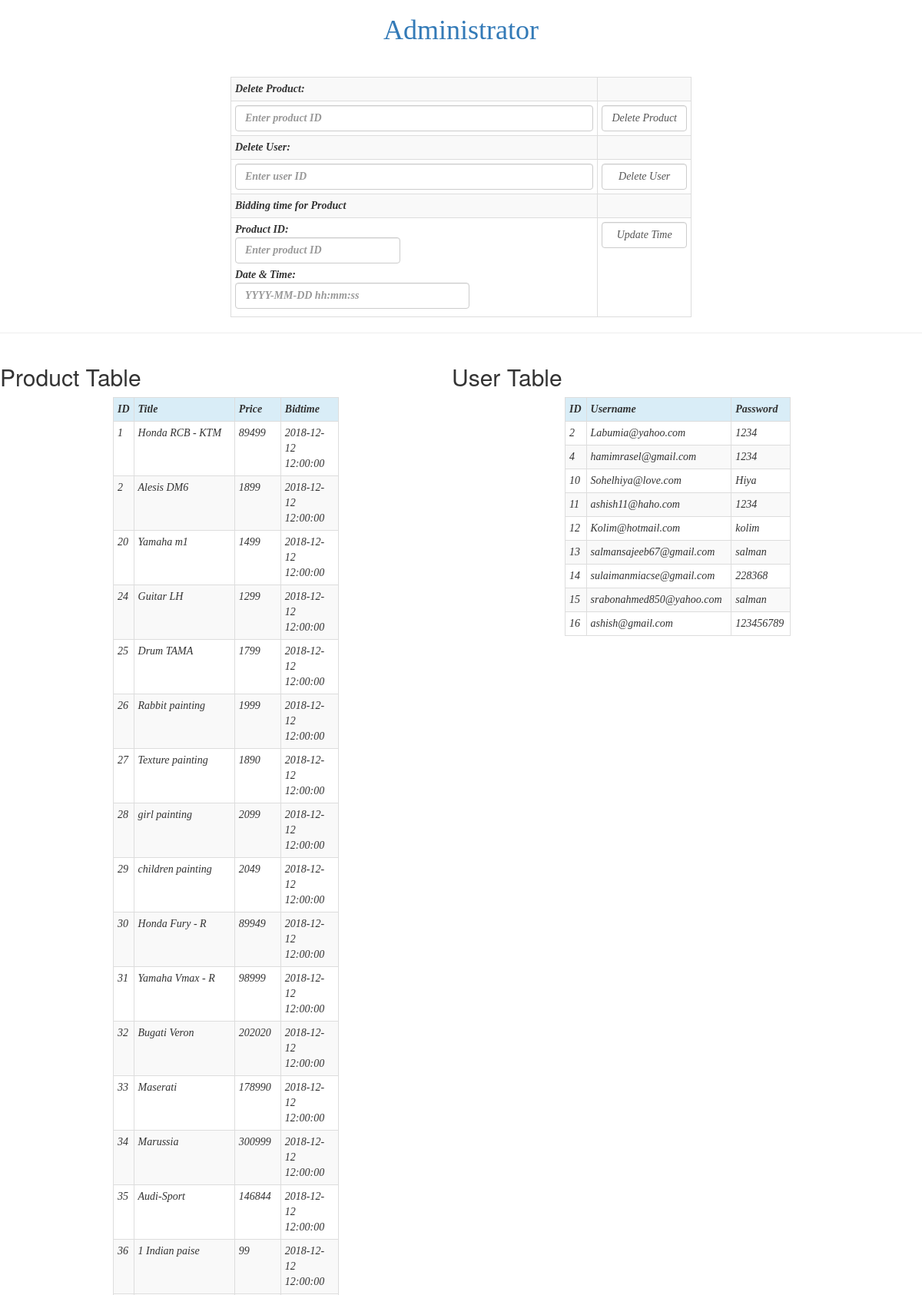
The app's page /admin/index.php (upper part) with its own data.
### tables this page shows
CREATE TABLE `addproducts` (
  `pid` int(11) NOT NULL,
  `title` text NOT NULL,
  `descri` text NOT NULL,
  `price` int(20) NOT NULL,
  `btime` datetime NOT NULL,
  `cid` int(11) NOT NULL,
  `image` text NOT NULL,
  `name` text NOT NULL,
  `email` text NOT NULL,
  `mob` text NOT NULL
);

CREATE TABLE `details` (
  `uid` int(11) NOT NULL,
  `Email` text NOT NULL,
  `FirstName` text NOT NULL,
  `LastName` text NOT NULL,
  `Mob` text NOT NULL,
  `password` text NOT NULL
);

### admin/index.php (the view, shortened to what this page needs)
<!DOCTYPE html>
<head>
<link href="../view/css/bootstrap.min.css" rel="stylesheet">
</head>
<body>
<div align="center">
  <a href="index.php"><h1 class="style2" style="font-family:Georgia, 'Times New Roman', Times, serif">Administrator</h1></a>
  <p>&nbsp;</p>
  <form id="form1" name="form1" method="post" action="">
    <table class="table table-striped table-bordered table-hover table-condensed" style="width: 50%">
      <tr>
        <th><div>Delete Product: </div></th>
        <td>&nbsp;</td>
      </tr>
      <tr>
        <th>
          <input type="text" class="form-control" name="pid" placeholder="Enter product ID" />
        </th>
        <td><input class="form-control" name="dltpr" type="submit" id="dltpr" value="Delete Product" /></td>
      </tr>
      <tr>
        <th><div>Delete User: </div></th>
        <td>&nbsp;</td>
      </tr>
      <tr>
        <th><div>
          <input type="text" class="form-control" name="uid" placeholder="Enter user ID" />
        </div></th>
        <td><input class="form-control" name="dltuser" type="submit" id="dltuser" value="Delete User" /></td>
      </tr>
      <tr>
        <th><div>Bidding time for Product </div></th>
        <td>&nbsp;</td>
      </tr>
      <tr>
        <th><div>
          <label>Product ID:&nbsp; &nbsp;
          <input type="text" class="form-control" name="prid" placeholder="Enter product ID" style="width: 215px" />
          </label>
          <label>Date &amp; Time:
            <input type="text" class="form-control" name="bidtime" placeholder="YYYY-MM-DD hh:mm:ss" style="width: 305px" />
           </label>
        </div></th>
        <td><input class="form-control" name="btime" type="submit" id="btime" value="Update Time" /></td>
      </tr>
    </table>
  </form>
  <hr>
</div>
<div style="width: 100%">
<?php
$conn = new mysqli("localhost", "root", "", "nilamee");
if (isset($_POST['dltpr'])) {
	echo '<div style="width:49%; float:left;"><h2>Product Table</h2>';
	$id=$_REQUEST['pid'];
	$sql = "DELETE FROM addproducts WHERE pid=$id";
	$conn -> query($sql);
	$sql = "SELECT pid,title,price,btime FROM addproducts ORDER BY pid";
	$result = $conn -> query($sql);
	if ($result -> num_rows > 0) {
	echo '
	<table class="table table-striped table-bordered table-hover table-condensed" align="center" style="width:50%">
	<tr class="info">
	<th>ID</th>
	<th>Title</th>
	<th>Price</th>
	<th>Bidtime</th>
	</tr>';
	while ($row = $result -> fetch_assoc()) {
	echo "
	<tr>
		<td>" . $row["pid"] . "</td><td>" . $row["title"] . "</td><td>" . $row["price"] . "</td><td>" . $row["btime"] . "</td>
	</tr>";
	}
	echo "</table></div>";
	} else {
	echo "0 results";
	}
	}
else {
	echo '<div style="width:49%; float:left;"><h2>Product Table</h2>';
	$sql = "SELECT pid,title,price,btime FROM addproducts ORDER BY pid";
	$result = $conn -> query($sql);
	if ($result -> num_rows > 0) {
	echo '
	<table class="table table-striped table-bordered table-hover table-condensed" align="center" style="width:50%">
	<tr class="info">
	<th>ID</th>
	<th>Title</th>
	<th>Price</th>
	<th>Bidtime</th>
	</tr>';
	while ($row = $result -> fetch_assoc()) {
	echo "
	<tr>
		<td>" . $row["pid"] . "</td><td>" . $row["title"] . "</td><td>" . $row["price"] . "</td><td>" . $row["btime"] . "</td>
	</tr>";
	}
	echo "</table></div>";
	} else {
	echo "0 results";
	}
	echo '<div style="width:49%; float:left;"><h2>User Table</h2>';
	$sql = "SELECT uid,Email,password FROM details ORDER BY uid";
	$result = $conn -> query($sql);
	if ($result -> num_rows > 0) {
	echo '
	<table class="table table-striped table-bordered table-hover table-condensed" align="center" style="width:50%">
	<tr class="info">
	<th>ID</th>
	<th>Username</th>
	<th>Password</th>
	</tr>';
	while ($row = $result -> fetch_assoc()) {
	echo "
	<tr>
		<td>" . $row["uid"] . "</td><td>" . $row["Email"] . "</td><td>" . $row["password"] . "</td>
	</tr>";
	}
	echo "</table></div>";
	} else {
	echo "0 results";
	}
	}
?>
</div>
</body>
</html>

### admin/index.php (style rules this page uses)
table, th, td { font-family: Georgia, 'Times New Roman', Times, serif; font-style:italic; border: 2px solid black; padding: 5px; }

### records on screen
addproducts: pid "1", title "Honda RCB - KTM", price "89499", btime "2018-12-12 12:00:00"
addproducts: pid "2", title "Alesis DM6", price "1899", btime "2018-12-12 12:00:00"
addproducts: pid "20", title "Yamaha m1", price "1499", btime "2018-12-12 12:00:00"
addproducts: pid "24", title "Guitar LH", price "1299", btime "2018-12-12 12:00:00"
addproducts: pid "25", title "Drum TAMA", price "1799", btime "2018-12-12 12:00:00"
addproducts: pid "26", title "Rabbit painting", price "1999", btime "2018-12-12 12:00:00"
addproducts: pid "27", title "Texture painting", price "1890", btime "2018-12-12 12:00:00"
addproducts: pid "28", title "girl painting", price "2099", btime "2018-12-12 12:00:00"
addproducts: pid "29", title "children painting", price "2049", btime "2018-12-12 12:00:00"
addproducts: pid "30", title "Honda Fury - R", price "89949", btime "2018-12-12 12:00:00"
addproducts: pid "31", title "Yamaha Vmax - R", price "98999", btime "2018-12-12 12:00:00"
addproducts: pid "32", title "Bugati Veron", price "202020", btime "2018-12-12 12:00:00"
addproducts: pid "33", title "Maserati", price "178990", btime "2018-12-12 12:00:00"
addproducts: pid "34", title "Marussia", price "300999", btime "2018-12-12 12:00:00"
addproducts: pid "35", title "Audi-Sport", price "146844", btime "2018-12-12 12:00:00"
addproducts: pid "36", title "1 Indian paise", price "99", btime "2018-12-12 12:00:00"
details: uid "2", Email "Labumia@yahoo.com", password "1234"
details: uid "4", Email "hamimrasel@gmail.com", password "1234"
details: uid "10", Email "Sohelhiya@love.com", password "Hiya"
details: uid "11", Email "ashish11@haho.com", password "1234"
details: uid "12", Email "Kolim@hotmail.com", password "kolim"
details: uid "13", Email "salmansajeeb67@gmail.com", password "salman"
details: uid "14", Email "sulaimanmiacse@gmail.com", password "228368"
details: uid "15", Email "srabonahmed850@yahoo.com", password "salman"
details: uid "16", Email "ashish@gmail.com", password "123456789"
